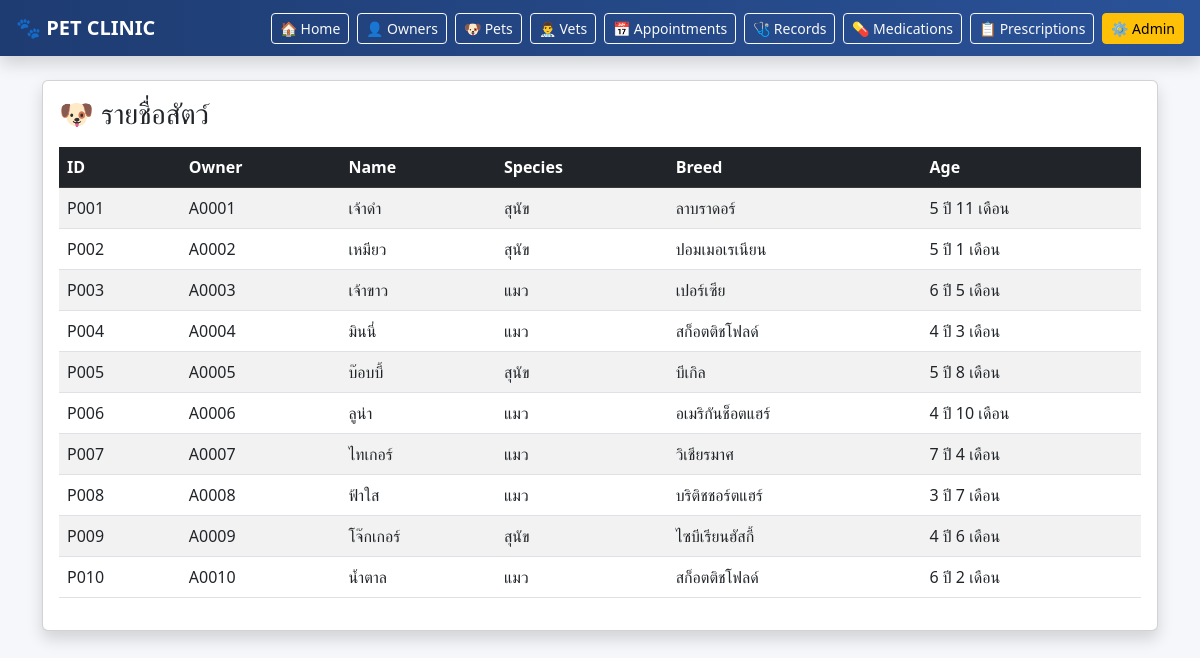
/pets/, run on the app's committed database.
### clinic/models.py (models this page shows, shortened)
class Pet(models.Model):
    pet_id = models.CharField(max_length=10, unique=True, blank=True)
    owner = models.ForeignKey(Owner, on_delete=models.CASCADE)
    name = models.CharField(max_length=100)
    species = models.CharField(max_length=50)
    breed = models.CharField(max_length=100)
    gender = models.CharField(max_length=10)
    birthdate = models.DateField()
    def get_age(self):
        today = date.today()
        years = today.year - self.birthdate.year
        months = today.month - self.birthdate.month
        if months < 0:
            years -= 1
            months += 12
        return f"{years} ปี {months} เดือน"

class Owner(models.Model):
    owner_id = models.CharField(max_length=10, unique=True, blank=True)
    name = models.CharField(max_length=100)
    phone = models.CharField(max_length=20)
    email = models.EmailField()
    address = models.CharField(max_length=200)

### clinic/views.py (the view)
# urls.py: path('pets/', views.pets, name='pets'),
def pets(request):
    pets = Pet.objects.all()
    return render(request, 'pets.html', {'pets': pets})

### clinic/templates/pets.html
{% extends 'base.html' %}
{% block content %}
<div class="card shadow">
    <div class="card-body">
        <h3 class="mb-3">🐶 รายชื่อสัตว์</h3>
        <table class="table table-striped table-hover">
            <thead class="table-dark">
                <tr>
                    <th>ID</th>
                    <th>Owner</th>
                    <th>Name</th>
                    <th>Species</th>
                    <th>Breed</th>
                    <th>Age</th>
                </tr>
            </thead>
            <tbody>
                {% for pet in pets %}
                <tr>
                    <td>{{ pet.pet_id }}</td>
                    <td>{{ pet.owner.owner_id }}</td>
                    <td>{{ pet.name }}</td>
                    <td>{{ pet.species }}</td>
                    <td>{{ pet.breed }}</td>
                    <td>{{ pet.get_age }} </td>
                </tr>
                {% endfor %}
            </tbody>
        </table>
    </div>
</div>
{% endblock %}

### data on the page
Pet: pet_id "P001", owner.owner_id "A0001", name "เจ้าดำ", species "สุนัข", breed "ลาบราดอร์", get_age "5 ปี 11 เดือน"
Pet: pet_id "P002", owner.owner_id "A0002", name "เหมียว", species "สุนัข", breed "ปอมเมอเรเนียน", get_age "5 ปี 1 เดือน"
Pet: pet_id "P003", owner.owner_id "A0003", name "เจ้าขาว", species "แมว", breed "เปอร์เซีย", get_age "6 ปี 5 เดือน"
Pet: pet_id "P004", owner.owner_id "A0004", name "มินนี่", species "แมว", breed "สก็อตติชโฟลด์", get_age "4 ปี 3 เดือน"
Pet: pet_id "P005", owner.owner_id "A0005", name "บ๊อบบี้", species "สุนัข", breed "บีเกิล", get_age "5 ปี 8 เดือน"
Pet: pet_id "P006", owner.owner_id "A0006", name "ลูน่า", species "แมว", breed "อเมริกันช็อตแฮร์", get_age "4 ปี 10 เดือน"
Pet: pet_id "P007", owner.owner_id "A0007", name "ไทเกอร์", species "แมว", breed "วิเชียรมาศ", get_age "7 ปี 4 เดือน"
Pet: pet_id "P008", owner.owner_id "A0008", name "ฟ้าใส", species "แมว", breed "บริติชชอร์ตแฮร์", get_age "3 ปี 7 เดือน"
Pet: pet_id "P009", owner.owner_id "A0009", name "โจ๊กเกอร์", species "สุนัข", breed "ไซบีเรียนฮัสกี้", get_age "4 ปี 6 เดือน"
Pet: pet_id "P010", owner.owner_id "A0010", name "น้ำตาล", species "แมว", breed "สก็อตติชโฟลด์", get_age "6 ปี 2 เดือน"
